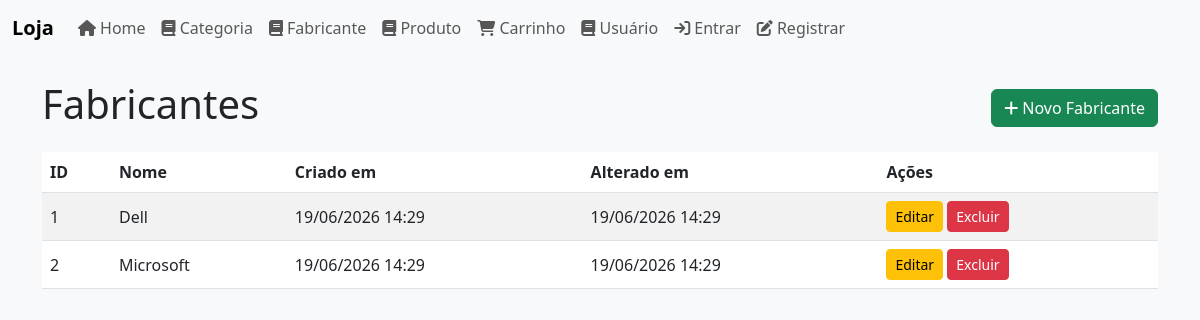
Page /fabricante/ on the earlier database version.
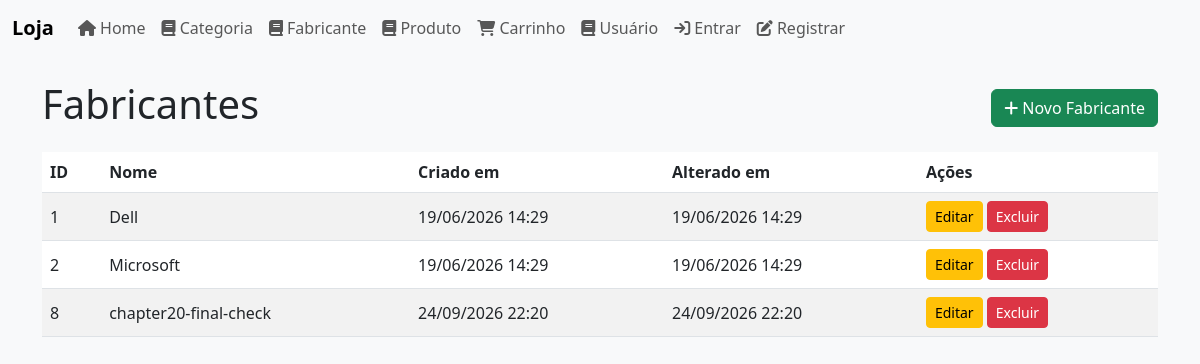
Same page on the later database version.
### loja/models/Fabricante.py (models this page shows, shortened)
class Fabricante(models.Model):
    fabricante = models.CharField(max_length=120)
    criado_em = models.DateTimeField(auto_now_add=True)
    alterado_em = models.DateTimeField(auto_now=True)

### loja/views/FabricanteView.py (the view)
def list_fabricante_view(request):
    fabricantes = Fabricante.objects.all()
    return render(request, 'fabricante/fabricante.html', {'fabricantes': fabricantes})

### loja/templates/fabricante/fabricante.html (shortened to what this page needs)
{% extends 'loja/base.html' %}
{% block content %}
  <div class="d-flex justify-content-between align-items-center mb-3">
    <h1>Fabricantes</h1>
    <a class="btn btn-success" href="{% url 'fabricante_create' %}"><i class="fa fa-plus"></i> Novo Fabricante</a>
  </div>
  <table class="table table-striped">
    <thead>
      <tr>
        <th>ID</th>
        <th>Nome</th>
        <th>Criado em</th>
        <th>Alterado em</th>
        <th>Ações</th>
      </tr>
    </thead>
    <tbody>
      {% for fabricante in fabricantes %}
      <tr>
        <td>{{ fabricante.id }}</td>
        <td>{{ fabricante.fabricante }}</td>
        <td>{{ fabricante.criado_em|date:'d/m/Y H:i' }}</td>
        <td>{{ fabricante.alterado_em|date:'d/m/Y H:i' }}</td>
        <td>
          <a class="btn btn-sm btn-warning" href="{% url 'fabricante_edit' fabricante.id %}">Editar</a>
          <form method="post" action="{% url 'fabricante_delete' fabricante.id %}" class="d-inline">
            <button type="submit" class="btn btn-sm btn-danger">Excluir</button>
          </form>
        </td>
      </tr>
      {% empty %}
      <tr><td colspan="5">Nenhum fabricante encontrado.</td></tr>
      {% endfor %}
    </tbody>
  </table>
{% endblock %}

Differences in the rows shown:
added Fabricante: id "8", fabricante "chapter20-final-check", criado_em "24/09/2026 22:20", alterado_em "24/09/2026 22:20"
